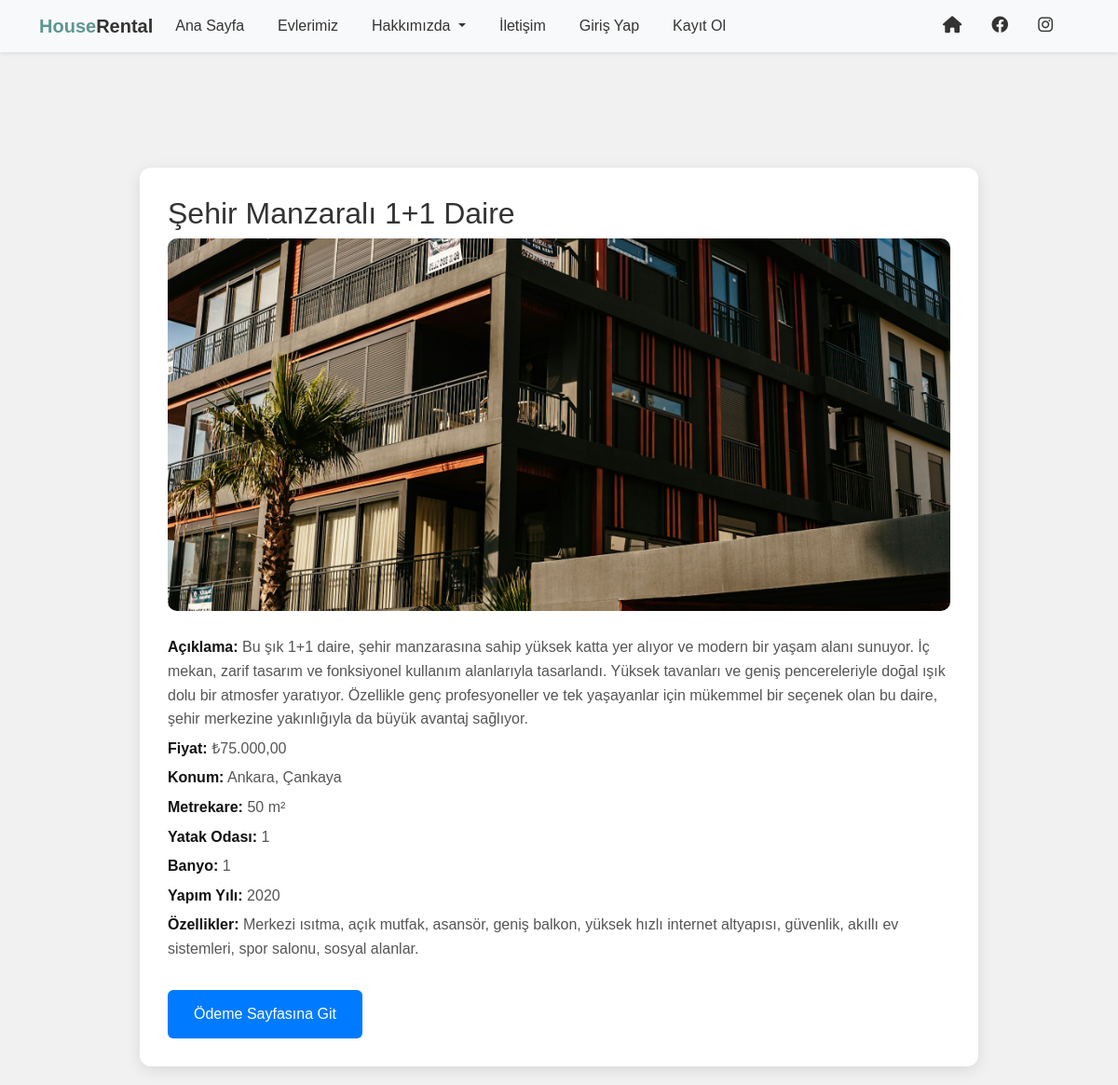
The page /checkout.php?house_id=15 on the database its author committed.
### tables this page shows
CREATE TABLE `houses` (
  `id` int(11) NOT NULL,
  `user_id` int(11) NOT NULL,
  `title` varchar(255) NOT NULL,
  `description` text NOT NULL,
  `price` decimal(10,2) NOT NULL,
  `image` varchar(255) DEFAULT NULL,
  `created_at` timestamp NOT NULL DEFAULT current_timestamp(),
  `location` varchar(255) DEFAULT NULL,
  `size` int(11) DEFAULT NULL,
  `bedrooms` int(11) DEFAULT NULL,
  `bathrooms` int(11) DEFAULT NULL,
  `year_built` year(4) DEFAULT NULL,
  `features` text DEFAULT NULL,
  `status` varchar(20) DEFAULT 'available'
);

### checkout.php (the view, shortened to what this page needs)
<?php
include('includes/header.php');
$houseId = $_GET['house_id'];
$stmt = $pdo->prepare("SELECT * FROM houses WHERE id = :house_id AND status = 'available'");
$stmt->bindParam(':house_id', $houseId, PDO::PARAM_INT);
$stmt->execute();
$house = $stmt->fetch(PDO::FETCH_ASSOC);
?>
<!DOCTYPE html>
<html lang="tr">
<head>
</head>
<body>
    <div class="page-content">
        <div class="checkout-container">
            <div class="house-details">
                <h2><?php echo htmlspecialchars($house['title']); ?></h2>
                <?php if ($house['image']): ?>
                    <img src="<?php echo htmlspecialchars($house['image']); ?>" alt="Ev Görseli" class="house-img">
                <?php endif; ?>
                <div class="house-info">
                    <p><strong>Açıklama:</strong> <?php echo nl2br(htmlspecialchars($house['description'])); ?></p>
                    <p><strong>Fiyat:</strong> ₺<?php echo number_format($house['price'], 2, ',', '.'); ?></p>
                    <?php if (!empty($house['location'])): ?>
                        <p><strong>Konum:</strong> <?php echo htmlspecialchars($house['location']); ?></p>
                    <?php endif; ?>
                    <?php if (!empty($house['size'])): ?>
                        <p><strong>Metrekare:</strong> <?php echo htmlspecialchars($house['size']); ?> m²</p>
                    <?php endif; ?>
                    <?php if (!empty($house['bedrooms'])): ?>
                        <p><strong>Yatak Odası:</strong> <?php echo $house['bedrooms']; ?></p>
                    <?php endif; ?>
                    <?php if (!empty($house['bathrooms'])): ?>
                        <p><strong>Banyo:</strong> <?php echo $house['bathrooms']; ?></p>
                    <?php endif; ?>
                    <?php if (!empty($house['year_built'])): ?>
                        <p><strong>Yapım Yılı:</strong> <?php echo $house['year_built']; ?></p>
                    <?php endif; ?>
                    <?php if (!empty($house['features'])): ?>
                        <p><strong>Özellikler:</strong> <?php echo htmlspecialchars($house['features']); ?></p>
                    <?php endif; ?>
                </div>
                <a href="process-payment.php?house_id=<?= $house['id'] ?>" class="btn-pay">Ödeme Sayfasına Git</a>
            </div>
        </div>
    </div>
</body>
</html>

### assets/css/style.css (style rules this page uses)
html, body { height: 100%; margin: 0; padding: 0; }
body { padding-top: 80px; scroll-behavior: smooth; }

### checkout.php (style rules this page uses)
* { box-sizing: border-box; }
body { font-family: Arial, sans-serif; background: #f1f1f1; margin: 0; }
.page-content { margin-top: 80px; display: flex; justify-content: center; align-items: center; padding: 20px; }
.checkout-container { background: #fff; border-radius: 12px; box-shadow: 0 4px 16px rgba(0, 0, 0, 0.1); max-width: 900px; width: 100%; padding: 30px; display: flex; flex-direction: row; gap: 30px; }
.house-details { flex: 1; }
.house-img { width: 100%; max-height: 400px; object-fit: cover; border-radius: 10px; margin-bottom: 20px; }
h2 { margin-top: 0; color: #333; }
.house-info p { font-size: 16px; line-height: 1.6; color: #555; margin: 6px 0; }
.house-info strong { color: #111; }
.btn-pay { display: inline-block; margin-top: 25px; padding: 14px 28px; background: #007bff; color: white; border: none; border-radius: 6px; text-decoration: none; font-size: 16px; transition: background 0.3s ease; }

### rows shown on the page
houses: title "Şehir Manzaralı 1+1 Daire", image (picture), description "Bu şık 1+1 daire, şehir manzarasına sahip yüksek katta yer alıyor ve modern bir yaşam alanı sunuyor. İç mekan, zarif tasarım ve fonksiyonel kullanım alanlarıyla tasarlandı. Yüksek tavanları ve geniş pencereleriyle doğal ışık dolu bir atmosfer yaratıyor. Özellikle genç profesyoneller ve tek yaşayanlar için mükemmel bir seçenek olan bu daire, şehir merkezine yakınlığıyla da büyük avantaj sağlıyor.", price "75.000,00", location "Ankara, Çankaya", size "50", bedrooms "1", bathrooms "1", year_built "2020", features "Merkezi ısıtma, açık mutfak, asansör, geniş balkon, yüksek hızlı internet altyapısı, güvenlik, akıllı ev sistemleri, spor salonu, sosyal alanlar."
